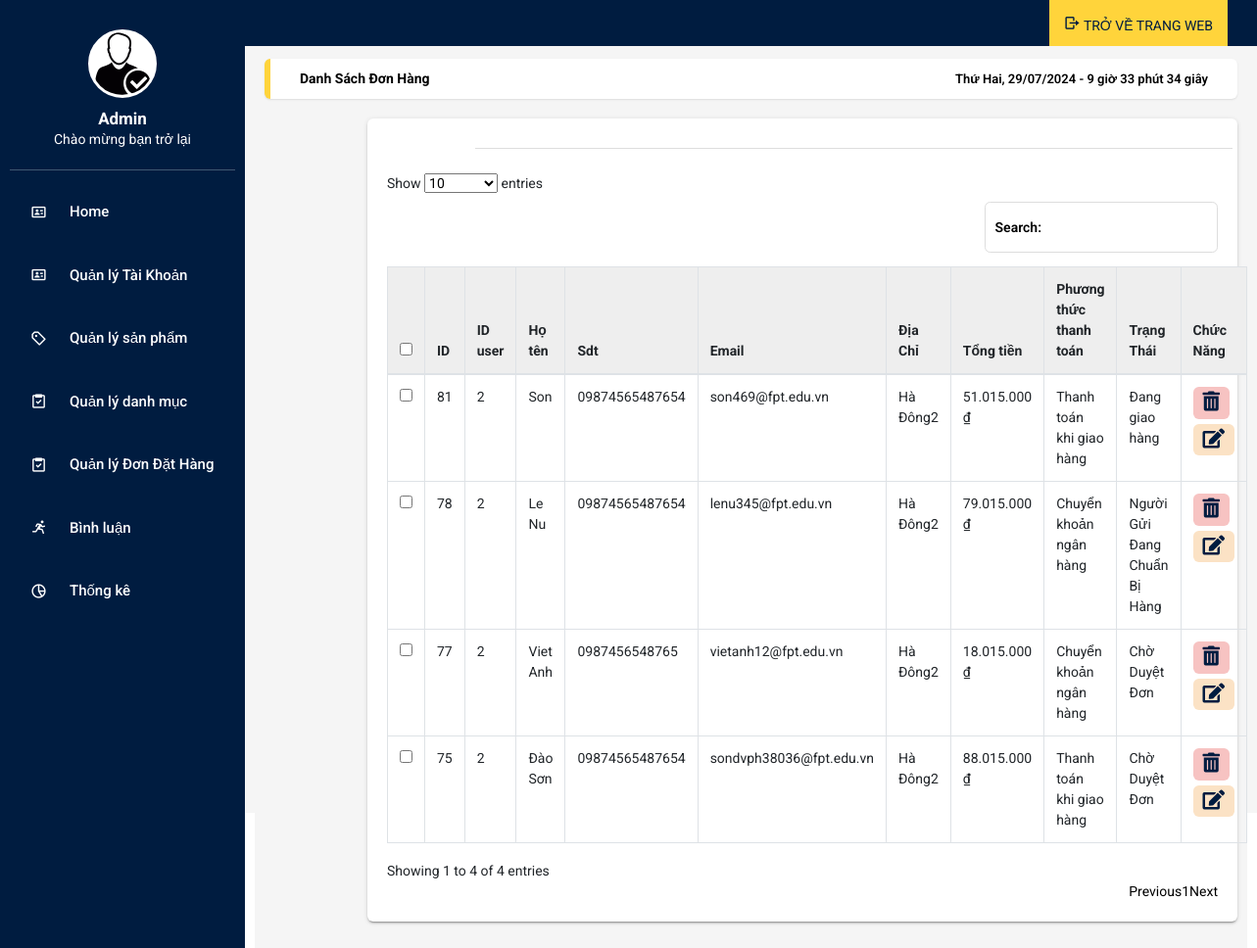
The page /admin/index.php?act=listdh on the database its author committed.
### tables this page shows
CREATE TABLE `tbl_order` (
  `id` int NOT NULL,
  `id_user` int DEFAULT NULL,
  `hoten` varchar(255) DEFAULT NULL,
  `sdt` varchar(15) DEFAULT NULL,
  `email` varchar(255) DEFAULT NULL,
  `diachi` varchar(255) DEFAULT NULL,
  `ngaydathang` date DEFAULT NULL,
  `tongtien` decimal(10,2) DEFAULT NULL,
  `pttt` varchar(11) DEFAULT NULL,
  `trangthai` int DEFAULT '0' COMMENT '0.đơn hàng mới\r\n1.Đang xử lí\r\n2. Đang giao hàng\r\n3.Đã giao hàng'
);

### admin/model/pdo.php (called while the page is built, shortened)
<?php
function pdo_get_connection(){
    $dburl = "mysql:host=localhost;dbname=duan1;charset=utf8";
    $username = 'root';
    $password = '';
    $conn = new PDO($dburl, $username, $password);
    $conn->setAttribute(PDO::ATTR_ERRMODE, PDO::ERRMODE_EXCEPTION);
    return $conn;
}
function pdo_query($sql){
    $sql_args = array_slice(func_get_args(), 1);
    try{
        $conn = pdo_get_connection();
        $stmt = $conn->prepare($sql);
        $stmt->execute($sql_args);
        $rows = $stmt->fetchAll();
        return $rows;
    }
    catch(PDOException $e){
        throw $e;
    }
    finally{
        unset($conn);
    }
}

### admin/model/donhang.php (called while the page is built, shortened)
<?php
function loadall_donhang()
{
    $sql = "SELECT * FROM `tbl_order` order by id desc";
    $listdonhang = pdo_query($sql);
    return $listdonhang;
}
function convertthanhtoan($thanhtoanNumber)
{
    switch ($thanhtoanNumber) {
        case 1:
            return 'Thanh toán khi giao hàng';
        case 2:
            return 'Chuyển khoản ngân hàng';
    }
}
function get_ttdh($n)
{
    switch ($n) {
        case '0':
            $tt = "Chờ Duyệt Đơn";
            break;
        case '1':
            $tt = "Người Gửi Đang Chuẩn Bị Hàng";
            break;
        case '2':
            $tt = "Đang giao hàng";
            break;
    }
    return $tt;
}

### admin/donhang/list.php (the view, shortened to what this page needs)
<main class="app-content">
  <div class="app-title">
    <ul class="app-breadcrumb breadcrumb side">
      <li class="breadcrumb-item active"><a href="#"><b>Danh Sách Đơn Hàng</b></a></li>
    </ul>
    <div id="clock"></div>
  </div>
  <form action="index.php?act=listdh" method="POST">
    <div class="row">
      <div class="col-md-12">
        <div class="tile">
          <div class="tile-body">
            <div class="row element-button">
            </div>
            <table class="table table-hover table-bordered" id="sampleTable">
              <thead>
                <tr>
                  <th width="10"><input type="checkbox" id="all"></th>
                  <th>ID</th>
                  <th>ID user</th>
                  <th>Họ tên</th>
                  <th>Sdt </th>
                  <th>Email</th>
                  <th>Địa Chỉ</th>
                  <th>Tổng tiền</th>
                  <th>Phương thức thanh toán</th>
                  <th>Trạng Thái</th>
                  <th>Chức Năng</th>
                </tr>
              </thead>
              <tbody>
                <?php
                foreach ($listdonhang as $dh) {
                  extract($dh);
                  $xoadh = "index.php?act=xoadh&id=" . $id;
                  $suadh = "index.php?act=updatebill&iddh=" . $id;
                  $trangthai = $dh['trangthai'];
                  $ttdh = get_ttdh($trangthai);
                  $shippingFee = 15000;
                  $phuongthucthanhtoan = convertthanhtoan($pttt);
                  echo '<tr>
                  <td><input type="checkbox" name="" id=""></td>
                  <td>' . $id . '</td>
                  <td>' . $id_user . '</td>
                  <td>' . $hoten . '</td>
                  <td>' . $sdt . '</td>
                  <td>' . $email . '</td>
                  <td>' . $diachi . '</td>
                  <td>' . number_format($tongtien + $shippingFee, 0, ",", ".") . ' ₫</td>
                  <td>' .  $phuongthucthanhtoan . '</td>
                  <td>'.$ttdh.'</td>
                  <td>
                      <a href ="' . $xoadh . '">
                          <button class="btn btn-primary btn-sm trash" type="button" title="Xóa" onclick="myFunction(this)">
                              <i class="fas fa-trash-alt"></i>
                          </button>
                      </a>
                      <a href ="' . $suadh . '"><button class="btn btn-primary btn-sm edit" type="button" title="Sửa" id="show-emp" data-toggle="modal"
                      data-target="#ModalUP"><i class="fas fa-edit"></i></button><a href ="' . $suadh . '">
                  </td>
              </tr>';
                }
                ?>
              </tbody>
            </table>
          </div>
        </div>
      </div>
    </div>
  </form>
</main>
</body>
</html>

### admin/css/main.css (style rules this page uses)
:root { --font_family: 'Roboto', sans-serif; --main_color: #001C40; --main_bg: #FFD43B; --login_bg: #001C40; --white_bg:#ffffff; --onehundred_percent:100%; --black_color:#000; --back_bg:#000000; --margin_0:0px; --padding_0:0px; --none:none; --transparent:transparent; --font_14:14px; --font_13:13px; --font_15:15px; --font_17:17px; --font-22:22px; --nine-900:900; --center:center; --one_five:1.5; --radius_5px:.357rem; --vh_100:100vh; --h_45:45px; --auto:auto; --w_960px: 960px; --w_316:316px; --w_500: 500; --w300:300px; --flex-element:flex; --wrap-element:wrap; --radius_10:10px; --px_1:1px; --e_flex:flex; --shadow-form:1px 1px 10px #00000070; --hidden-element:hidden; --bg-cover:cover; --cursor_pointer:pointer; --p_wrap_login:100px 100px 50px 100px; --shadow_login:0px 0px 20px 0px #0000003b; }
* { margin: var(--margin_0); padding: var(--padding_0); box-sizing: border-box; }
body, html { height: var(--onehundred_percent); font-family: var(--font_family); background: var(--white_bg); }
a { font-family: var(--font_family); font-size: var(--font_14); color: var(--black_color); margin: var(--margin_0); }
ul, li { margin: var(--margin_0); list-style-type: var(--none); }
input { outline: var(--none); border: var(--none); }
button { outline: var(--none) !important; border: var(--none); background: var(--transparent); }
.symbol-input100 i,.fas { color: var(--main_color) !important; font-size: 20px; }
.fas, .far { color: var(--black_color); }

### rows shown on the page
tbl_order: id "81", id_user "2", hoten "Son", sdt "09874565487654", email "son469@fpt.edu.vn", diachi "Hà Đông2", $tongtien + $shippingFee "51.015.000", pttt "Thanh toán khi giao hàng", trangthai "Đang giao hàng"
tbl_order: id "78", id_user "2", hoten "Le Nu", sdt "09874565487654", email "lenu345@fpt.edu.vn", diachi "Hà Đông2", $tongtien + $shippingFee "79.015.000", pttt "Chuyển khoản ngân hàng", trangthai "Người Gửi Đang Chuẩn Bị Hàng"
tbl_order: id "77", id_user "2", hoten "Viet Anh", sdt "0987456548765", email "vietanh12@fpt.edu.vn", diachi "Hà Đông2", $tongtien + $shippingFee "18.015.000", pttt "Chuyển khoản ngân hàng", trangthai "Chờ Duyệt Đơn"
tbl_order: id "75", id_user "2", hoten "Đào Sơn", sdt "09874565487654", email "sondvph38036@fpt.edu.vn", diachi "Hà Đông2", $tongtien + $shippingFee "88.015.000", pttt "Thanh toán khi giao hàng", trangthai "Chờ Duyệt Đơn"
